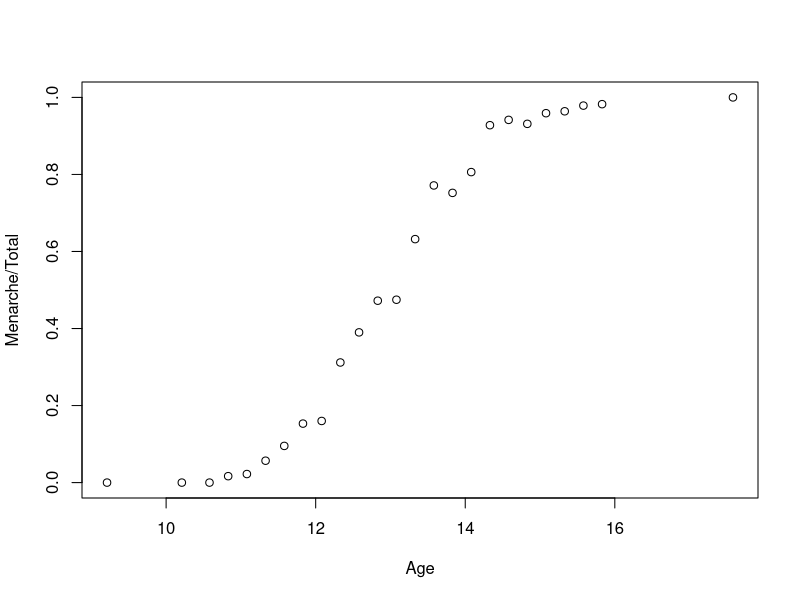
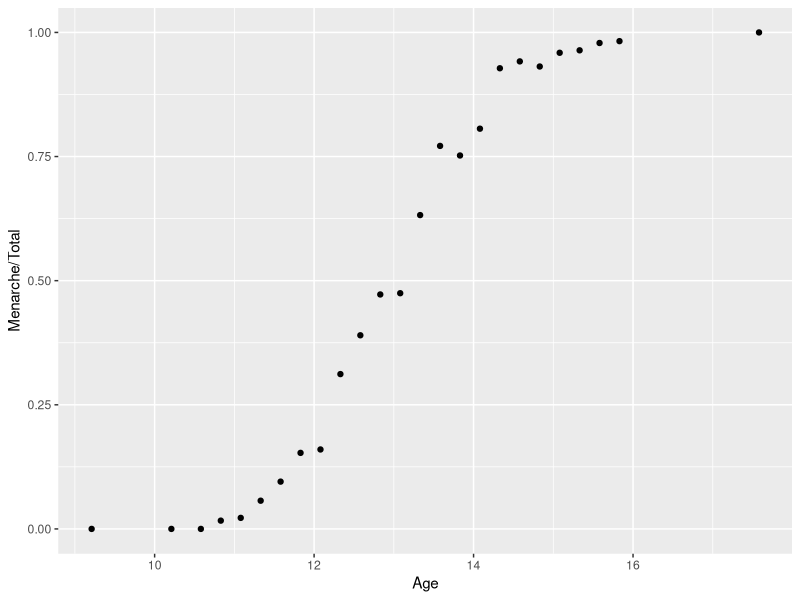
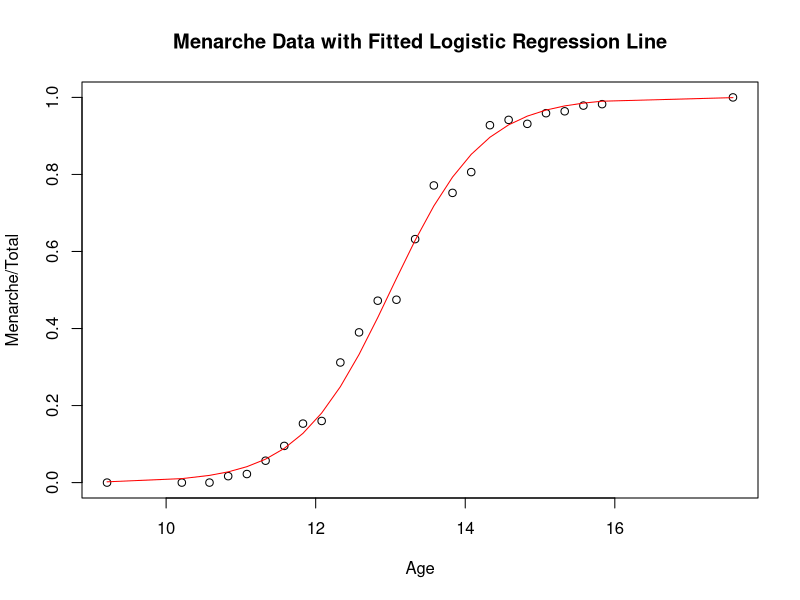
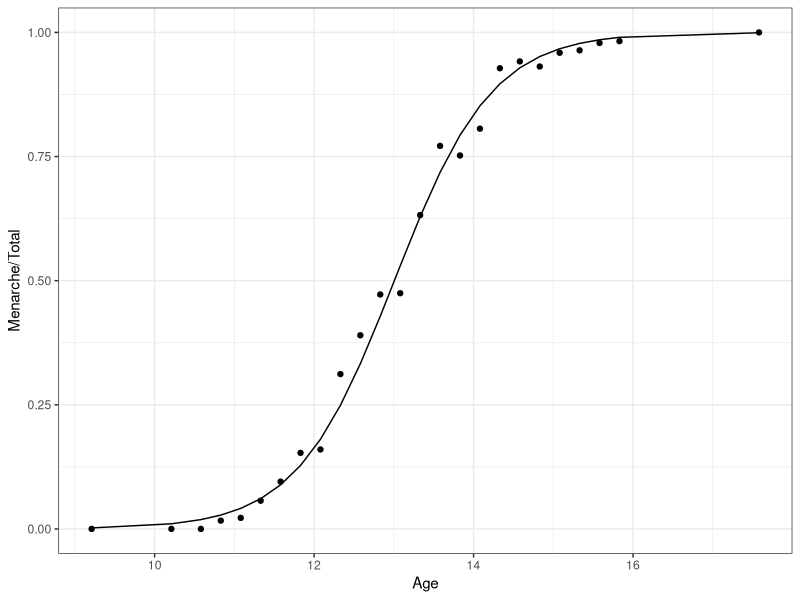
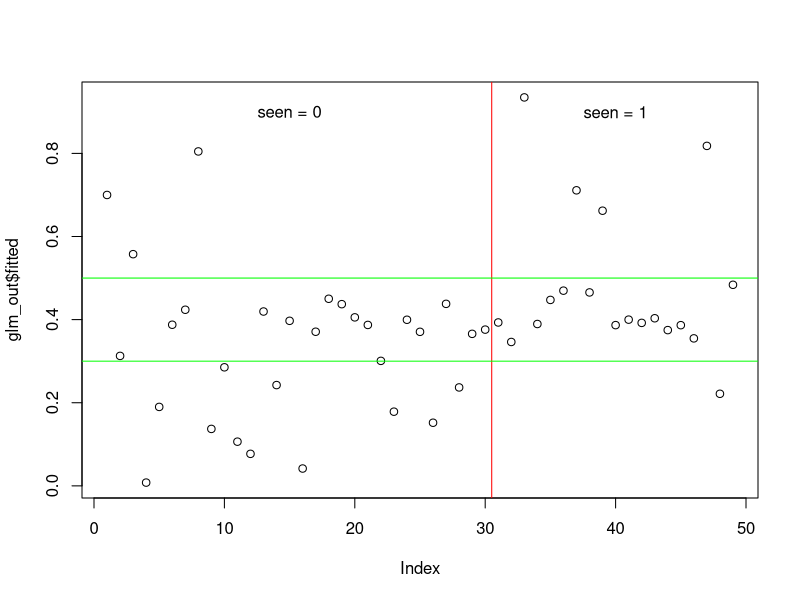

Write the R code that produced these figures, in order.
# URL: http://ww2.coastal.edu/kingw/statistics/R-tutorials/logistic.html

library(MASS)
library(dplyr)
# Convert data frame to tibble
df <- tbl_df(MASS::menarche)
# Take a look at this tibble
glimpse(df)
summary(df)

# Plot p(success = Menarche/Total)
plot(Menarche / Total ~ Age, data = df)

# OR you can do it with ggplot2
library(ggplot2)
ggplot(df, aes(x = Age, y = Menarche / Total )) +  geom_point()

# Build the model
glm.out = glm(cbind(Menarche, Total-Menarche) ~ Age, family=binomial(logit), data=df)

plot(Menarche / Total ~ Age, data = df)
lines(df$Age, glm.out$fitted, type="l", col="red")
title(main="Menarche Data with Fitted Logistic Regression Line")

# Try with ggplot2
ggplot(df, aes(x = Age, y = Menarche / Total )) +
  geom_point() +
  geom_line(aes(x = df$Age, y = glm.out$fitted)) +
  theme_bw()

# I'm impressed! The numerical results are extracted like this. 
summary(glm.out)
#---------------------------------------------------------------------------------
gorilla = read.table(header=T, text= 
                "seen   W   C CW
                     0 126  86 64
                     0 118  76 54
                     0  61  66 44
                     0  69  48 32
                     0  57  59 42
                     0  78  64 53
                     0 114  61 41
                     0  81  85 47
                     0  73  57 33
                     0  93  50 45
                     0 116  92 49
                     0 156  70 45
                     0  90  66 48
                     0 120  73 49
                     0  99  68 44
                     0 113 110 47
                     0 103  78 52
                     0 123  61 28
                     0  86  65 42
                     0  99  77 51
                     0 102  77 54
                     0 120  74 53
                     0 128 100 56
                     0 100  89 56
                     0  95  61 37
                     0  80  55 36
                     0  98  92 51
                     0 111  90 52
                     0 101  85 45
                     0 102  78 51
                     1 100  66 48
                     1 112  78 55
                     1  82  84 37
                     1  72  63 46
                     1  72  65 47
                     1  89  71 49
                     1 108  46 29
                     1  88  70 49
                     1 116  83 67
                     1 100  69 39
                     1  99  70 43
                     1  93  63 36
                     1 100  93 62
                     1 110  76 56
                     1 100  83 36
                     1 106  71 49
                     1 115 112 66
                     1 120  87 54
                     1  97  82 41
                     ")
head(gorilla)
str(gorilla)
library(dplyr)
glimpse(gorilla)

# Correlation matrix
cor(gorilla)
# Or like this
with(gorilla, tapply(W, seen, mean))
with(gorilla, tapply(C, seen, mean))
with(gorilla, tapply(CW, seen, mean))

glm_out <- glm(seen ~ W * C * CW, family = binomial(logit), data = gorilla)
summary(glm_out)

# The deviance was reduced by 8157 points on 7 deg of freedom for a p-value of 
1 - pchisq(65.438-57.281, df = 7)

anova(glm_out, test = "Chisq")

# Visualization
plot(glm_out$fitted)
abline(v = 30.5, col = "red")
abline(h = .3, col = "green")
abline(h = .5, col = "green")
text(15, .9, "seen = 0")
text(40, .9, "seen = 1")
#---------------------------------------------------------------------------------
# Take a look at this data
# It's actually a table
head(UCBAdmissions)

# Column names?
dimnames(UCBAdmissions)

# Yes, its a table
str(UCBAdmissions)
summary(UCBAdmissions)

# Load library
library(dplyr)
library(tidyr)

# Try something new
glimpse(UCBAdmissions)

# Convert to a tibble
df <- tbl_df(UCBAdmissions) %>% 
      spread(key = Admit, value = n)

# Store model in a variable
model_form <- "cbind(Admitted, Rejected) ~ Gender * Dept"
glm_output <- glm(model_form, family = binomial(logit), data = df)

# Let's see what we have found
options(show.signif.stars = FALSE)
anova(glm_output, test = "Chisq")

# Let's see it another way
options(show.signif.stars = TRUE)
summary(glm_output)

# The odd of male/female
exp(-1.0521)
# The odd female/male
1/exp(-1.0521)

# The addmitted odd C/D
# C:A / D:A = C/D
exp(-2.2046) / exp(-2.1662)

# Try something different
model_form <- "cbind(Admitted, Rejected) ~ Gender + Dept"
glm_output <- glm(model_form, family = binomial(logit), data = df)
anova(glm_output, test = "Chisq")
